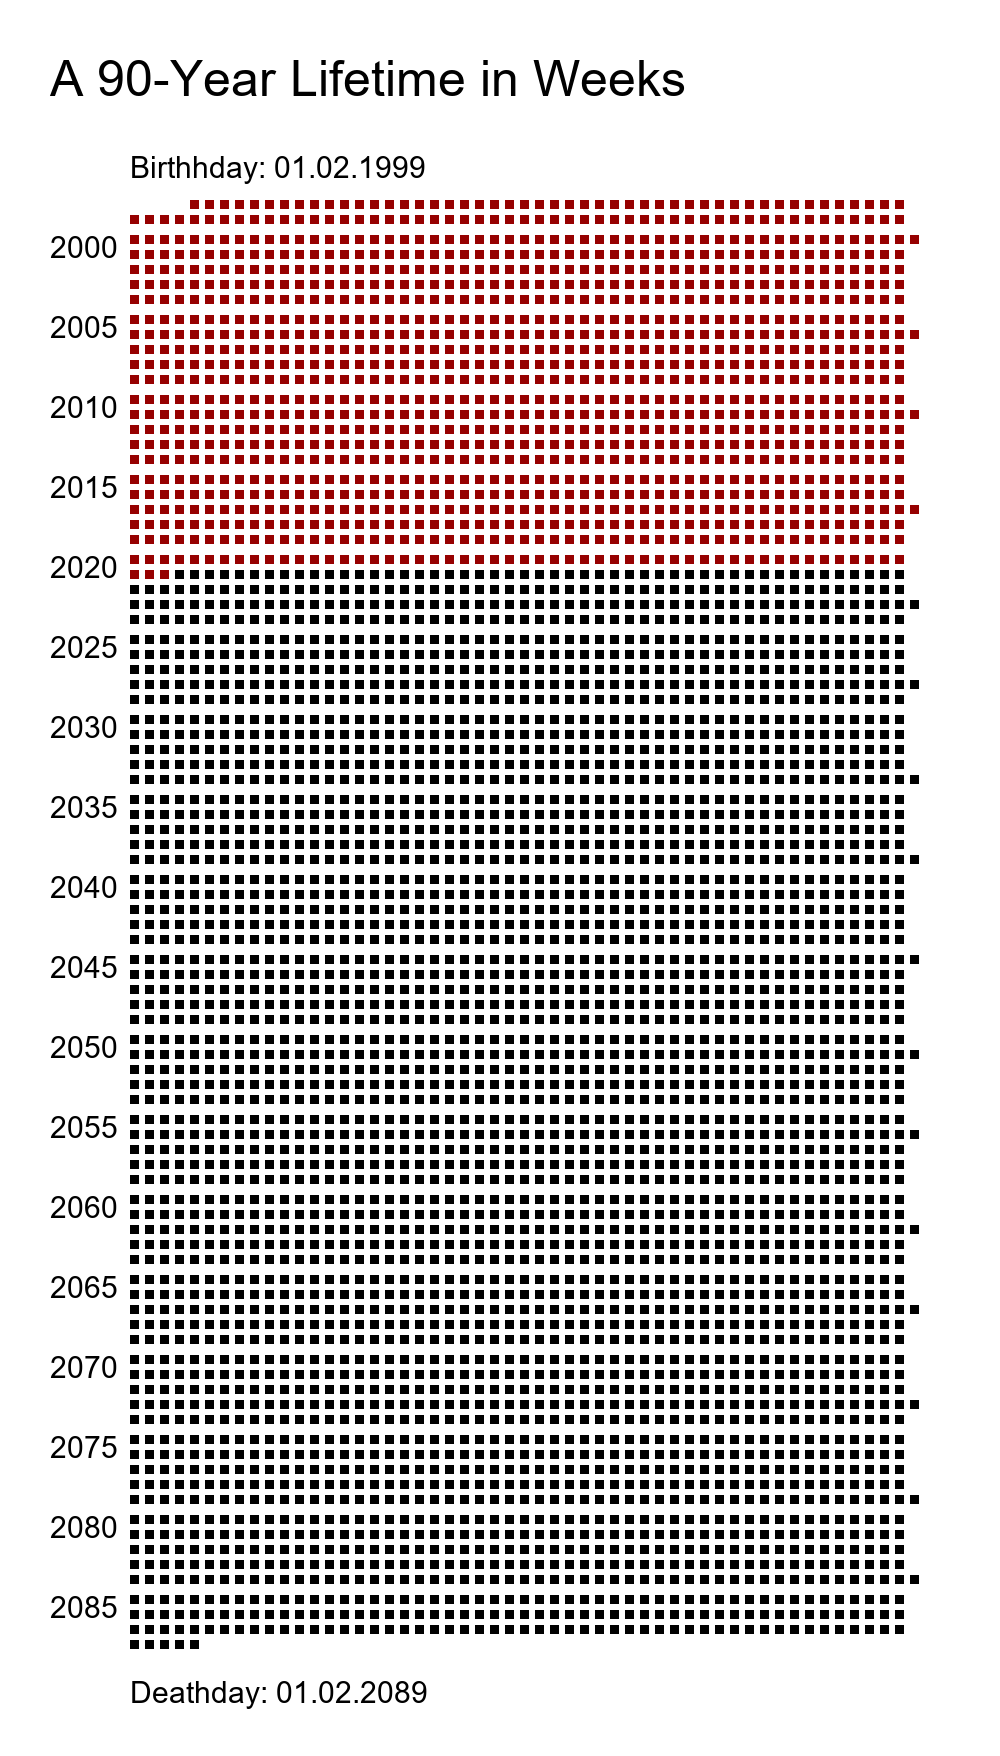

Write Python code to recreate this figure.
# -*- coding: utf-8 -*-
"""
@author: Björn Luig

A short script that generates a visualisation of all the weeks in life which you have lived and which you have left.
"""

from datetime import datetime, timedelta
from PIL import Image, ImageDraw, ImageFont

# user imput
birthday = input("birthday (dd.mm.yyyy)? ").split(".")
lifetime = int(
    input(
        "life expectency in years (probably 90 or for example look at https://www.livingto100.com/calculator)? "
    )
)

# get dates
today = datetime.now()
birthday = datetime(int(birthday[2]), int(birthday[1]), int(birthday[0]))
deathday = datetime(birthday.year + lifetime, birthday.month, birthday.day)

# make image
img = Image.new("RGB", (1000, 200 + 16 * (lifetime + 1) + 100), color="white")
font = ImageFont.truetype("arial.ttf", 30, encoding="utf-8")
bigfont = ImageFont.truetype("arial.ttf", 50, encoding="utf-8")
draw = ImageDraw.Draw(img)
draw.text((50, 50), f"A {lifetime}-Year Lifetime in Weeks", font=bigfont, fill="black")
draw.text(
    (130, 150),
    f'Birthhday: {birthday.strftime("%d.%m.%Y")}',
    font=font,
    fill="black",
)
y = 200
x = 130 + 15 * round((birthday - datetime(birthday.year, 1, 1)).days / 7)
while birthday < deathday:
    if not birthday.weekday():  # check for mondays
        draw.rectangle(
            (x, y, x + 8, y + 8),
            fill="black" if today < birthday else (150, 0, 0),  # dark red
        )
        x += 15
    newday = birthday + timedelta(days=1)
    if newday.year != birthday.year:
        x = 130
        y += 15
        if not (newday.year - 1) % 5:
            draw.text((50, y), f"{birthday.year}", font=font, fill="black")
            y += 5
    birthday = newday
draw.text(
    (130, y + 35),
    f'Deathday: {deathday.strftime("%d.%m.%Y")}',
    font=font,
    fill="black",
)
img.save("lifetime.png")
img.show()
